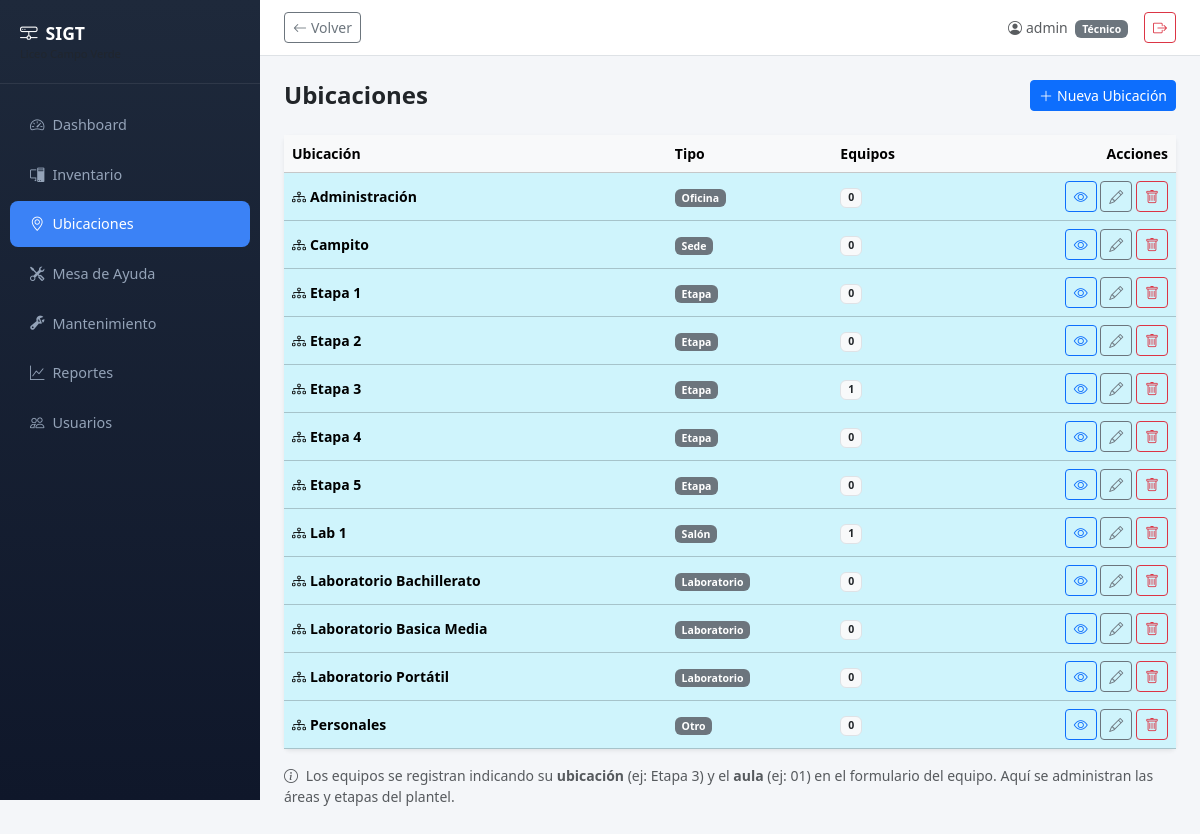
Before: /inventario/ubicaciones/ (signed in) with the older database file.
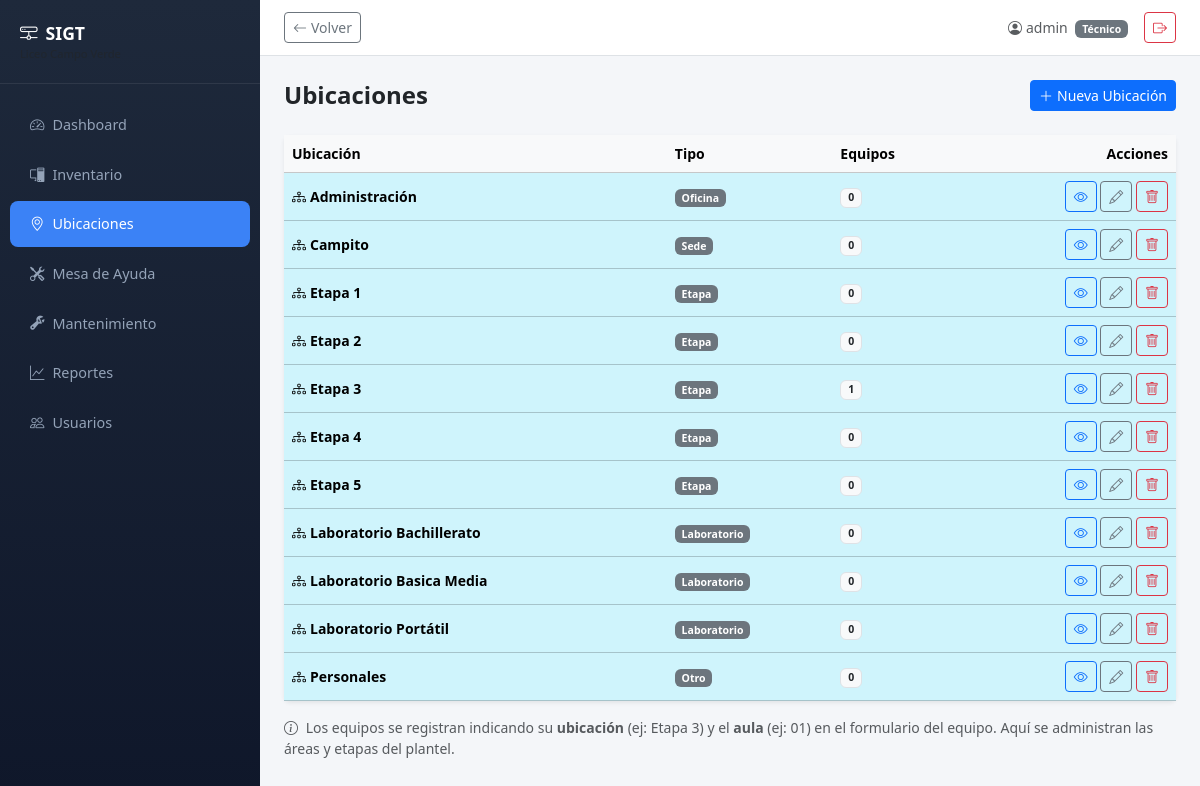
After: the same page with the newer database file.
### inventario/models.py (models this page shows, shortened)
class Ubicacion(models.Model):
    TIPO_CHOICES = [
        ('sede', 'Sede'),
        ('etapa', 'Etapa'),
        ('salon', 'Salón'),
        ('laboratorio', 'Laboratorio'),
        ('oficina', 'Oficina'),
        ('otro', 'Otro'),
    ]
    nombre = models.CharField(max_length=150)
    tipo = models.CharField(max_length=20, choices=TIPO_CHOICES, default='salon')
    padre = models.ForeignKey(
        'self', on_delete=models.CASCADE, null=True, blank=True,
        related_name='sububicaciones', verbose_name='Pertenece a',
        help_text='Nivel superior (ej: un Salón pertenece a una Etapa)'
    )
    edificio = models.CharField(max_length=100, blank=True)
    salon = models.CharField(max_length=50, blank=True)
    class Meta:
        verbose_name_plural = 'Ubicaciones'
        ordering = ['nombre']
    @property
    def total_equipos(self):
        return self.equipos_incluyendo_hijos().count()
    def _descendientes_ids(self, ids):
        hijos = self.sububicaciones.all()
        for hijo in hijos:
            ids.append(hijo.pk)
            hijo._descendientes_ids(ids)
        return ids
    def equipos_incluyendo_hijos(self):
        ids = self._descendientes_ids([self.pk])
        return Equipo.objects.filter(ubicacion_id__in=ids)

### inventario/views.py (the view)
# urls.py: path('ubicaciones/', views.UbicacionListView.as_view(), name='ubicaciones'),
class UbicacionListView(LoginRequiredMixin, PermissionRequiredMixin, ListView):
    model = Ubicacion
    template_name = 'inventario/ubicacion_list.html'
    context_object_name = 'ubicaciones'
    permission_required = 'inventario.view_ubicacion'
    def get_queryset(self):
        return Ubicacion.objects.select_related('padre').all()
    def get_context_data(self, **kwargs):
        context = super().get_context_data(**kwargs)
        context['raices'] = [u for u in context['ubicaciones'] if u.padre is None]
        context['tipo_choices'] = Ubicacion.TIPO_CHOICES
        return context

### inventario/templates/inventario/ubicacion_list.html (shortened to what this page needs)
{% extends "base.html" %}
{% block content %}
<div class="d-flex justify-content-between align-items-center mb-4">
    <h4 class="fw-bold mb-0">Ubicaciones</h4>
    {% if perms.inventario.add_ubicacion %}
    <a href="{% url 'inventario:ubicacion_nueva' %}" class="btn btn-primary btn-sm">
        <i class="bi bi-plus-lg me-1"></i>Nueva Ubicación
    </a>
    {% endif %}
</div>
<div class="card border-0 shadow-sm">
    <div class="card-body p-0">
        <div class="table-responsive">
            <table class="table table-hover mb-0 small align-middle">
                <thead class="table-light">
                    <tr>
                        <th>Ubicación</th>
                        <th>Tipo</th>
                        <th>Equipos</th>
                        <th class="text-end">Acciones</th>
                    </tr>
                </thead>
                <tbody>
                    {% for ubicacion in raices %}
                    <tr class="table-info">
                        <td class="fw-semibold">
                            <i class="bi bi-diagram-3 me-1"></i>{{ ubicacion.nombre }}
                        </td>
                        <td><span class="badge bg-secondary">{{ ubicacion.get_tipo_display }}</span></td>
                        <td><span class="badge bg-light text-dark border">{{ ubicacion.total_equipos }}</span></td>
                        <td class="text-end">
                            {% if perms.inventario.view_ubicacion %}
                            <a href="{% url 'inventario:ubicacion_detalle' ubicacion.pk %}" class="btn btn-sm btn-outline-primary"><i class="bi bi-eye"></i></a>
                            {% endif %}
                            {% if perms.inventario.change_ubicacion %}
                            <a href="{% url 'inventario:ubicacion_editar' ubicacion.pk %}" class="btn btn-sm btn-outline-secondary"><i class="bi bi-pencil"></i></a>
                            {% endif %}
                            {% if perms.inventario.delete_ubicacion %}
                            <a href="{% url 'inventario:ubicacion_eliminar' ubicacion.pk %}" class="btn btn-sm btn-outline-danger"><i class="bi bi-trash"></i></a>
                            {% endif %}
                        </td>
                    </tr>
                    {% empty %}
                    <tr>
                        <td colspan="4" class="text-center text-muted py-4">No hay ubicaciones registradas.</td>
                    </tr>
                    {% endfor %}
                </tbody>
            </table>
        </div>
    </div>
</div>
<p class="text-muted small mt-3">
    <i class="bi bi-info-circle me-1"></i>
    Los equipos se registran indicando su <strong>ubicación</strong> (ej: Etapa 3) y el <strong>aula</strong> (ej: 01)
    en el formulario del equipo. Aquí se administran las áreas y etapas del plantel.
</p>
{% endblock %}

### templates/base.html (shortened to what this page needs)
{% load static %}
<!DOCTYPE html>
<html lang="es" data-bs-theme="light">
<head>
    <link href="https://cdn.jsdelivr.net/npm/bootstrap@5.3.3/dist/css/bootstrap.min.css" rel="stylesheet">
    <link href="https://cdn.jsdelivr.net/npm/bootstrap-icons@1.11.3/font/bootstrap-icons.min.css" rel="stylesheet">
</head>
<body>
    <aside class="sidebar" id="sidebar">
        <div class="sidebar-brand">
            <i class="bi bi-hdd-network me-2"></i>SIGT
            <small class="d-block text-muted" style="font-size:0.7rem; font-weight:400;">Liceo Campo Verde</small>
        </div>
        <nav class="nav flex-column mt-3">
            {% for item in sidebar_items %}
            <a class="nav-link {% if request.path == item.url %}active{% endif %}" href="{{ item.url }}">
                <i class="bi {{ item.icon }} me-2"></i>{{ item.label }}
            </a>
            {% endfor %}
        </nav>
    </aside>
    <div class="main-content">
        <div class="topbar d-flex justify-content-between align-items-center">
            <div class="d-flex align-items-center gap-2">
                {% if user.is_authenticated %}
                <button type="button" class="btn btn-sm btn-outline-secondary" onclick="history.back()" title="Volver atrás">
                    <i class="bi bi-arrow-left me-1"></i>Volver
                </button>
                {% endif %}
            </div>
            <div class="d-flex align-items-center gap-3">
                {% if user.is_authenticated %}
                <span class="text-muted small">
                    <i class="bi bi-person-circle me-1"></i>{{ user.get_full_name|default:user.username }}
                    {% if user.rol %}<span class="badge bg-secondary ms-1">{{ user.get_rol_display }}</span>{% endif %}
                </span>
                <form method="post" action="{% url 'usuarios:logout' %}" class="d-inline">
                    <button type="submit" class="btn btn-sm btn-outline-danger">
                        <i class="bi bi-box-arrow-right"></i>
                    </button>
                </form>
                {% endif %}
            </div>
        </div>
        <div class="content-body">
            {% block content %}{% endblock %}
        </div>
    </div>
</body>
</html>

Changed rows visible on the page:
removed Ubicacion: nombre "Lab 1", tipo "Salón", total_equipos "1"
